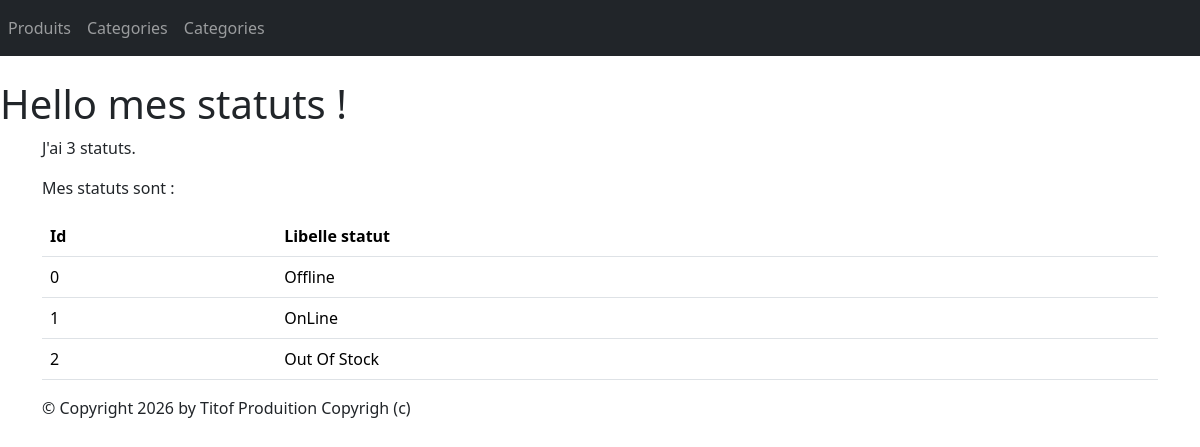
Screenshot of /monApp/ListeStatuts/ with the database file from the repository.
### monApp/models.py (models this page shows, shortened)
class Statut(models.Model):
    idStatut = models.AutoField(primary_key=True)
    libelleStatut = models.CharField(max_length=100)

### monApp/views.py (the view)
# urls.py: path("ListeStatuts/", views.ListeStatuts, name="ListeStatuts")
def ListeStatuts(request):
    statuts = Statut.objects.all()
    return render(request, "monApp/ListStatuts.html", {'statuts':statuts})

### monApp/templates/monApp/ListStatuts.html
{% extends 'monApp/base.html' %}
{% block menu %}
<h1>Hello mes statuts !</h1>
{% endblock %}
{% block contenu %}
        <p>J'ai {{ statuts | length }} statuts.</p>
        <p>Mes statuts sont :</p>
        <table class="table">
        <thead>
        <th>Id</th>
        <th>Libelle statut</th>
        </thead>
        <tbody>
        {% for st in statuts %}
        <tr>
        <td>{{ st.idStatut }} </td>
        <td>{{ st.libelleStatut }} </td>
        </tr>
        {% endfor %}
        </tbody>
        </table>
{% endblock %}

### static/css/styles.css (style rules this page uses)
h1 { color: red ; }

### rows the page displays
Statut: idStatut "0", libelleStatut "Offline"
Statut: idStatut "1", libelleStatut "OnLine"
Statut: idStatut "2", libelleStatut "Out Of Stock"

### other values shown
{{ statuts | length }} "3"
